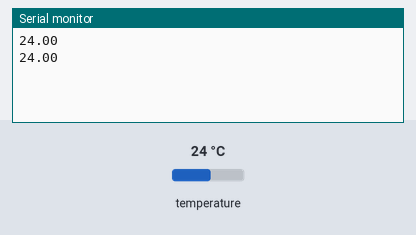
The sketch below on a simulated Arduino Mega 2560, built with avr-gcc and run on an emulated ATmega2560. Shown: the last lines printed to the serial monitor. Inputs (shaded band) come from the test bench; at power-on: temperature 24 °C.

Above: at 2.3 s.
2.4 s: temperature set to 12 °C
At 2.4 s:
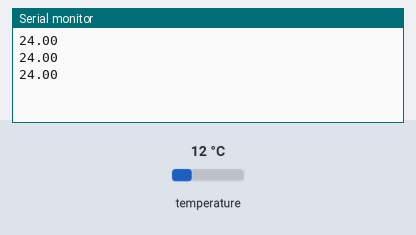
3.9 s: temperature set to 19 °C
At 3.9 s:
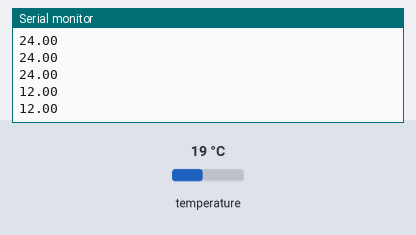
Timing chart, 0 to 6.9 s (numbered marks = the images above; inputs shaded):
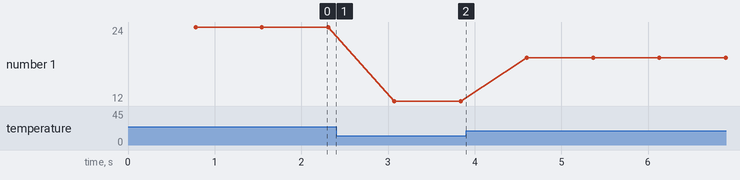

Measured:
- plotted number 1: 24 → 12 after the input at 2.4 s, 12 → 19 after the input at 3.9 s

The sketch:

readsensor.ino
```cpp
#include "DallasTemperature.h" //needed for onewire
#include "OneWire.h" //needed for onewire temp DS18B20 temp sensor

// Data wire is plugged into pin 2 on the Arduino
#define ONE_WIRE_BUS 52

// Setup a oneWire instance to communicate with any OneWire devices (not just Maxim/Dallas temperature ICs)
OneWire oneWire(ONE_WIRE_BUS);

// Pass our oneWire reference to Dallas Temperature.
DallasTemperature sensors(&oneWire);

void setup(void)
{
  // start serial port
  Serial.begin(9600);
//  Serial.println("Dallas Temperature IC Control Library Demo");

  // Start up the library
  sensors.begin(); // IC Default 9 bit. If you have troubles consider upping it 12. Ups the delay giving the IC more time to process the temperature measurement
}


void loop(void)
{
  // call sensors.requestTemperatures() to issue a global temperature
  // request to all devices on the bus
  // Serial.print("Requesting temperatures...");
  sensors.requestTemperatures(); // Send the command to get temperatures
  // Serial.println("DONE");

  //Serial.print("Temperature for Device 1 is: ");
  Serial.println(sensors.getTempCByIndex(0)); // Why "byIndex"? You can have more than one IC on the same bus. 0 refers to the first IC on the wire

}
```
